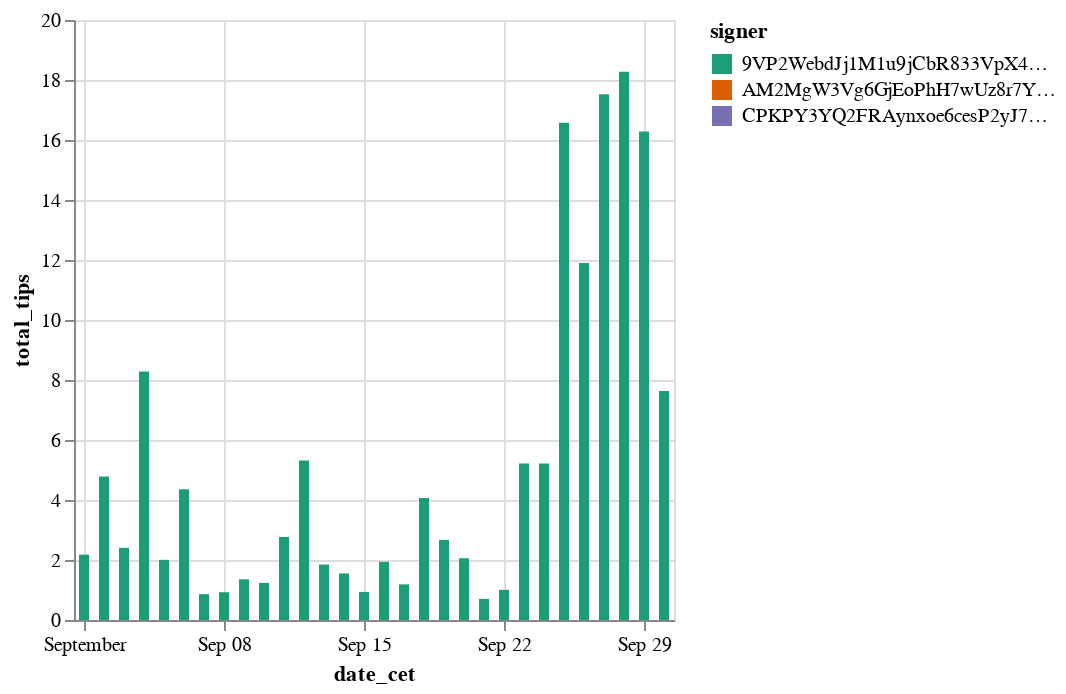

The cell this chart's notebook holds for it:
### Code cell
(
    alt.Chart(
        chart_data_3jmz_signer
    ).mark_bar().encode(
        x="date_cet",
        y="total_tips",
        color=alt.Color("signer:N").scale(scheme='dark2')
    )
)

### Figure 1 — Vega-Lite specification as saved in the notebook (floating-point values rounded to 4 significant figures)
{"config": {"view": {"continuousWidth": 300, "continuousHeight": 300}}, "data": {"name": "data-a81e7422cdb075aab524354807fb3018"}, "mark": {"type": "bar"}, "encoding": {"color": {"field": "signer", "scale": {"scheme": "dark2"}, "type": "nominal"}, "x": {"field": "date_cet", "type": "temporal"}, "y": {"field": "total_tips", "type": "quantitative"}}, "$schema": "https://vega.github.io/schema/vega-lite/v5.20.1.json", "datasets": {"data-a81e7422cdb075aab524354807fb3018": [{"signer": "AM2MgW3Vg6GjEoPhH7wUz8r7YAewstxu7SRQ6B6qkpsg", "date_cet": "2024-09-27T00:00:00", "total_rev": 78.81, "total_tips": 0.0, "count_in_bundles": 0, "no_txns": 544}, {"signer": "AM2MgW3Vg6GjEoPhH7wUz8r7YAewstxu7SRQ6B6qkpsg", "date_cet": "2024-09-07T00:00:00", "total_rev": 13.69, "total_tips": 0.0, "count_in_bundles": 0, "no_txns": 281}, {"signer": "CPKPY3YQ2FRAynxoe6cesP2yJ7G8pMwwRqFrsXHCJuAw", "date_cet": "2024-09-12T00:00:00", "total_rev": 26.97, "total_tips": 0.0, "count_in_bundles": 0, "no_txns": 367}, {"signer": "9VP2WebdJj1M1u9jCbR833VpX4AUvtsUPLr6doRJE6eb", "date_cet": "2024-09-26T00:00:00", "total_rev": 19.48, "total_tips": 11.9, "count_in_bundles": 374, "no_txns": 375}, {"signer": "AM2MgW3Vg6GjEoPhH7wUz8r7YAewstxu7SRQ6B6qkpsg", "date_cet": "2024-09-11T00:00:00", "total_rev": 56.95, "total_tips": 0.0, "count_in_bundles": 0, "no_txns": 383}, {"signer": "9VP2WebdJj1M1u9jCbR833VpX4AUvtsUPLr6doRJE6eb", "date_cet": "2024-09-21T00:00:00", "total_rev": 1.152, "total_tips": 0.7043, "count_in_bundles": 37, "no_txns": 37}, {"signer": "CPKPY3YQ2FRAynxoe6cesP2yJ7G8pMwwRqFrsXHCJuAw", "date_cet": "2024-09-27T00:00:00", "total_rev": 113.3, "total_tips": 0.0, "count_in_bundles": 0, "no_txns": 428}, {"signer": "AM2MgW3Vg6GjEoPhH7wUz8r7YAewstxu7SRQ6B6qkpsg", "date_cet": "2024-09-19T00:00:00", "total_rev": 42.3, "total_tips": 0.0, "count_in_bundles": 0, "no_txns": 527}, {"signer": "CPKPY3YQ2FRAynxoe6cesP2yJ7G8pMwwRqFrsXHCJuAw", "date_cet": "2024-09-07T00:00:00", "total_rev": 12.44, "total_tips": 0.0, "count_in_bundles": 0, "no_txns": 286}, {"signer": "AM2MgW3Vg6GjEoPhH7wUz8r7YAewstxu7SRQ6B6qkpsg", "date_cet": "2024-09-05T00:00:00", "total_rev": 26.83, "total_tips": 0.0, "count_in_bundles": 0, "no_txns": 342}, {"signer": "AM2MgW3Vg6GjEoPhH7wUz8r7YAewstxu7SRQ6B6qkpsg", "date_cet": "2024-09-30T00:00:00", "total_rev": 63.22, "total_tips": 0.0, "count_in_bundles": 0, "no_txns": 405}, {"signer": "9VP2WebdJj1M1u9jCbR833VpX4AUvtsUPLr6doRJE6eb", "date_cet": "2024-09-14T00:00:00", "total_rev": 2.539, "total_tips": 1.552, "count_in_bundles": 42, "no_txns": 42}, {"signer": "CPKPY3YQ2FRAynxoe6cesP2yJ7G8pMwwRqFrsXHCJuAw", "date_cet": "2024-09-25T00:00:00", "total_rev": 44.26, "total_tips": 0.0, "count_in_bundles": 0, "no_txns": 462}, {"signer": "AM2MgW3Vg6GjEoPhH7wUz8r7YAewstxu7SRQ6B6qkpsg", "date_cet": "2024-09-22T00:00:00", "total_rev": 26.23, "total_tips": 0.0, "count_in_bundles": 0, "no_txns": 286}, {"signer": "AM2MgW3Vg6GjEoPhH7wUz8r7YAewstxu7SRQ6B6qkpsg", "date_cet": "2024-09-25T00:00:00", "total_rev": 25.75, "total_tips": 0.0, "count_in_bundles": 0, "no_txns": 355}, {"signer": "AM2MgW3Vg6GjEoPhH7wUz8r7YAewstxu7SRQ6B6qkpsg", "date_cet": "2024-09-09T00:00:00", "total_rev": 10.57, "total_tips": 0.0, "count_in_bundles": 0, "no_txns": 286}, {"signer": "9VP2WebdJj1M1u9jCbR833VpX4AUvtsUPLr6doRJE6eb", "date_cet": "2024-09-25T00:00:00", "total_rev": 27.12, "total_tips": 16.57, "count_in_bundles": 163, "no_txns": 164}, {"signer": "CPKPY3YQ2FRAynxoe6cesP2yJ7G8pMwwRqFrsXHCJuAw", "date_cet": "2024-09-03T00:00:00", "total_rev": 63.75, "total_tips": 0.0, "count_in_bundles": 0, "no_txns": 513}, {"signer": "CPKPY3YQ2FRAynxoe6cesP2yJ7G8pMwwRqFrsXHCJuAw", "date_cet": "2024-09-29T00:00:00", "total_rev": 61.52, "total_tips": 0.0, "count_in_bundles": 0, "no_txns": 408}, {"signer": "CPKPY3YQ2FRAynxoe6cesP2yJ7G8pMwwRqFrsXHCJuAw", "date_cet": "2024-09-13T00:00:00", "total_rev": 35.24, "total_tips": 0.0, "count_in_bundles": 0, "no_txns": 411}, {"signer": "CPKPY3YQ2FRAynxoe6cesP2yJ7G8pMwwRqFrsXHCJuAw", "date_cet": "2024-09-11T00:00:00", "total_rev": 30.32, "total_tips": 0.0, "count_in_bundles": 0, "no_txns": 400}, {"signer": "CPKPY3YQ2FRAynxoe6cesP2yJ7G8pMwwRqFrsXHCJuAw", "date_cet": "2024-09-23T00:00:00", "total_rev": 41.78, "total_tips": 0.0, "count_in_bundles": 0, "no_txns": 442}, {"signer": "CPKPY3YQ2FRAynxoe6cesP2yJ7G8pMwwRqFrsXHCJuAw", "date_cet": "2024-09-01T00:00:00", "total_rev": 45.19, "total_tips": 0.0, "count_in_bundles": 0, "no_txns": 479}, {"signer": "AM2MgW3Vg6GjEoPhH7wUz8r7YAewstxu7SRQ6B6qkpsg", "date_cet": "2024-09-17T00:00:00", "total_rev": 22.58, "total_tips": 0.0, "count_in_bundles": 0, "no_txns": 259}, {"signer": "AM2MgW3Vg6GjEoPhH7wUz8r7YAewstxu7SRQ6B6qkpsg", "date_cet": "2024-09-26T00:00:00", "total_rev": 43.35, "total_tips": 0.0, "count_in_bundles": 0, "no_txns": 384}, {"signer": "AM2MgW3Vg6GjEoPhH7wUz8r7YAewstxu7SRQ6B6qkpsg", "date_cet": "2024-09-01T00:00:00", "total_rev": 27.6, "total_tips": 0.0, "count_in_bundles": 0, "no_txns": 488}, {"signer": "AM2MgW3Vg6GjEoPhH7wUz8r7YAewstxu7SRQ6B6qkpsg", "date_cet": "2024-09-06T00:00:00", "total_rev": 23.56, "total_tips": 0.0, "count_in_bundles": 0, "no_txns": 382}, {"signer": "AM2MgW3Vg6GjEoPhH7wUz8r7YAewstxu7SRQ6B6qkpsg", "date_cet": "2024-09-02T00:00:00", "total_rev": 29.88, "total_tips": 0.0, "count_in_bundles": 0, "no_txns": 309}, {"signer": "9VP2WebdJj1M1u9jCbR833VpX4AUvtsUPLr6doRJE6eb", "date_cet": "2024-09-13T00:00:00", "total_rev": 3.03, "total_tips": 1.848, "count_in_bundles": 78, "no_txns": 79}, {"signer": "AM2MgW3Vg6GjEoPhH7wUz8r7YAewstxu7SRQ6B6qkpsg", "date_cet": "2024-09-18T00:00:00", "total_rev": 29.69, "total_tips": 0.0, "count_in_bundles": 0, "no_txns": 423}, {"signer": "9VP2WebdJj1M1u9jCbR833VpX4AUvtsUPLr6doRJE6eb", "date_cet": "2024-09-28T00:00:00", "total_rev": 30.53, "total_tips": 18.27, "count_in_bundles": 335, "no_txns": 337}, {"signer": "AM2MgW3Vg6GjEoPhH7wUz8r7YAewstxu7SRQ6B6qkpsg", "date_cet": "2024-09-13T00:00:00", "total_rev": 72.4, "total_tips": 0.0, "count_in_bundles": 0, "no_txns": 440}, {"signer": "CPKPY3YQ2FRAynxoe6cesP2yJ7G8pMwwRqFrsXHCJuAw", "date_cet": "2024-09-15T00:00:00", "total_rev": 16.95, "total_tips": 0.0, "count_in_bundles": 0, "no_txns": 318}, {"signer": "9VP2WebdJj1M1u9jCbR833VpX4AUvtsUPLr6doRJE6eb", "date_cet": "2024-09-03T00:00:00", "total_rev": 3.952, "total_tips": 2.406, "count_in_bundles": 107, "no_txns": 108}, {"signer": "9VP2WebdJj1M1u9jCbR833VpX4AUvtsUPLr6doRJE6eb", "date_cet": "2024-09-04T00:00:00", "total_rev": 13.56, "total_tips": 8.283, "count_in_bundles": 254, "no_txns": 255}, {"signer": "CPKPY3YQ2FRAynxoe6cesP2yJ7G8pMwwRqFrsXHCJuAw", "date_cet": "2024-09-09T00:00:00", "total_rev": 19.79, "total_tips": 0.0, "count_in_bundles": 0, "no_txns": 356}, {"signer": "9VP2WebdJj1M1u9jCbR833VpX4AUvtsUPLr6doRJE6eb", "date_cet": "2024-09-10T00:00:00", "total_rev": 2.023, "total_tips": 1.237, "count_in_bundles": 72, "no_txns": 72}, {"signer": "CPKPY3YQ2FRAynxoe6cesP2yJ7G8pMwwRqFrsXHCJuAw", "date_cet": "2024-09-06T00:00:00", "total_rev": 38.08, "total_tips": 0.0, "count_in_bundles": 0, "no_txns": 609}, {"signer": "CPKPY3YQ2FRAynxoe6cesP2yJ7G8pMwwRqFrsXHCJuAw", "date_cet": "2024-09-05T00:00:00", "total_rev": 47.44, "total_tips": 0.0, "count_in_bundles": 0, "no_txns": 605}, {"signer": "AM2MgW3Vg6GjEoPhH7wUz8r7YAewstxu7SRQ6B6qkpsg", "date_cet": "2024-09-08T00:00:00", "total_rev": 13.22, "total_tips": 0.0, "count_in_bundles": 0, "no_txns": 223}, {"signer": "AM2MgW3Vg6GjEoPhH7wUz8r7YAewstxu7SRQ6B6qkpsg", "date_cet": "2024-09-20T00:00:00", "total_rev": 46.57, "total_tips": 0.0, "count_in_bundles": 0, "no_txns": 370}, {"signer": "CPKPY3YQ2FRAynxoe6cesP2yJ7G8pMwwRqFrsXHCJuAw", "date_cet": "2024-09-17T00:00:00", "total_rev": 18.32, "total_tips": 0.0, "count_in_bundles": 0, "no_txns": 353}, {"signer": "AM2MgW3Vg6GjEoPhH7wUz8r7YAewstxu7SRQ6B6qkpsg", "date_cet": "2024-09-15T00:00:00", "total_rev": 25.65, "total_tips": 0.0, "count_in_bundles": 0, "no_txns": 333}, {"signer": "9VP2WebdJj1M1u9jCbR833VpX4AUvtsUPLr6doRJE6eb", "date_cet": "2024-09-05T00:00:00", "total_rev": 3.287, "total_tips": 2.005, "count_in_bundles": 141, "no_txns": 142}, {"signer": "9VP2WebdJj1M1u9jCbR833VpX4AUvtsUPLr6doRJE6eb", "date_cet": "2024-09-18T00:00:00", "total_rev": 6.657, "total_tips": 4.068, "count_in_bundles": 122, "no_txns": 123}, {"signer": "CPKPY3YQ2FRAynxoe6cesP2yJ7G8pMwwRqFrsXHCJuAw", "date_cet": "2024-09-30T00:00:00", "total_rev": 46.01, "total_tips": 0.0, "count_in_bundles": 0, "no_txns": 415}, {"signer": "9VP2WebdJj1M1u9jCbR833VpX4AUvtsUPLr6doRJE6eb", "date_cet": "2024-09-19T00:00:00", "total_rev": 4.516, "total_tips": 2.67, "count_in_bundles": 113, "no_txns": 116}, {"signer": "CPKPY3YQ2FRAynxoe6cesP2yJ7G8pMwwRqFrsXHCJuAw", "date_cet": "2024-09-08T00:00:00", "total_rev": 19.8, "total_tips": 0.0, "count_in_bundles": 0, "no_txns": 368}, {"signer": "AM2MgW3Vg6GjEoPhH7wUz8r7YAewstxu7SRQ6B6qkpsg", "date_cet": "2024-09-14T00:00:00", "total_rev": 28.52, "total_tips": 0.0, "count_in_bundles": 0, "no_txns": 373}, {"signer": "AM2MgW3Vg6GjEoPhH7wUz8r7YAewstxu7SRQ6B6qkpsg", "date_cet": "2024-09-03T00:00:00", "total_rev": 73.64, "total_tips": 0.0, "count_in_bundles": 0, "no_txns": 472}, {"signer": "CPKPY3YQ2FRAynxoe6cesP2yJ7G8pMwwRqFrsXHCJuAw", "date_cet": "2024-09-02T00:00:00", "total_rev": 23.27, "total_tips": 0.0, "count_in_bundles": 0, "no_txns": 396}, {"signer": "CPKPY3YQ2FRAynxoe6cesP2yJ7G8pMwwRqFrsXHCJuAw", "date_cet": "2024-09-24T00:00:00", "total_rev": 37.91, "total_tips": 0.0, "count_in_bundles": 0, "no_txns": 423}, {"signer": "CPKPY3YQ2FRAynxoe6cesP2yJ7G8pMwwRqFrsXHCJuAw", "date_cet": "2024-09-16T00:00:00", "total_rev": 25.43, "total_tips": 0.0, "count_in_bundles": 0, "no_txns": 401}, {"signer": "AM2MgW3Vg6GjEoPhH7wUz8r7YAewstxu7SRQ6B6qkpsg", "date_cet": "2024-09-23T00:00:00", "total_rev": 27.4, "total_tips": 0.0, "count_in_bundles": 0, "no_txns": 351}, {"signer": "CPKPY3YQ2FRAynxoe6cesP2yJ7G8pMwwRqFrsXHCJuAw", "date_cet": "2024-09-10T00:00:00", "total_rev": 34.74, "total_tips": 0.0, "count_in_bundles": 0, "no_txns": 444}, {"signer": "9VP2WebdJj1M1u9jCbR833VpX4AUvtsUPLr6doRJE6eb", "date_cet": "2024-09-07T00:00:00", "total_rev": 1.409, "total_tips": 0.8612, "count_in_bundles": 21, "no_txns": 21}, {"signer": "9VP2WebdJj1M1u9jCbR833VpX4AUvtsUPLr6doRJE6eb", "date_cet": "2024-09-02T00:00:00", "total_rev": 7.957, "total_tips": 4.779, "count_in_bundles": 101, "no_txns": 102}, {"signer": "AM2MgW3Vg6GjEoPhH7wUz8r7YAewstxu7SRQ6B6qkpsg", "date_cet": "2024-09-29T00:00:00", "total_rev": 34.01, "total_tips": 0.0, "count_in_bundles": 0, "no_txns": 421}, {"signer": "CPKPY3YQ2FRAynxoe6cesP2yJ7G8pMwwRqFrsXHCJuAw", "date_cet": "2024-09-20T00:00:00", "total_rev": 42.25, "total_tips": 0.0, "count_in_bundles": 0, "no_txns": 480}, {"signer": "CPKPY3YQ2FRAynxoe6cesP2yJ7G8pMwwRqFrsXHCJuAw", "date_cet": "2024-09-28T00:00:00", "total_rev": 48.58, "total_tips": 0.0, "count_in_bundles": 0, "no_txns": 344}, {"signer": "CPKPY3YQ2FRAynxoe6cesP2yJ7G8pMwwRqFrsXHCJuAw", "date_cet": "2024-09-26T00:00:00", "total_rev": 46.62, "total_tips": 0.0, "count_in_bundles": 0, "no_txns": 402}, {"signer": "9VP2WebdJj1M1u9jCbR833VpX4AUvtsUPLr6doRJE6eb", "date_cet": "2024-09-23T00:00:00", "total_rev": 8.54, "total_tips": 5.216, "count_in_bundles": 107, "no_txns": 108}, {"signer": "CPKPY3YQ2FRAynxoe6cesP2yJ7G8pMwwRqFrsXHCJuAw", "date_cet": "2024-09-14T00:00:00", "total_rev": 15.61, "total_tips": 0.0, "count_in_bundles": 0, "no_txns": 295}, {"signer": "CPKPY3YQ2FRAynxoe6cesP2yJ7G8pMwwRqFrsXHCJuAw", "date_cet": "2024-09-22T00:00:00", "total_rev": 35.03, "total_tips": 0.0, "count_in_bundles": 0, "no_txns": 320}, {"signer": "CPKPY3YQ2FRAynxoe6cesP2yJ7G8pMwwRqFrsXHCJuAw", "date_cet": "2024-09-04T00:00:00", "total_rev": 33.36, "total_tips": 0.0, "count_in_bundles": 0, "no_txns": 736}, {"signer": "CPKPY3YQ2FRAynxoe6cesP2yJ7G8pMwwRqFrsXHCJuAw", "date_cet": "2024-09-19T00:00:00", "total_rev": 59.71, "total_tips": 0.0, "count_in_bundles": 0, "no_txns": 570}, {"signer": "9VP2WebdJj1M1u9jCbR833VpX4AUvtsUPLr6doRJE6eb", "date_cet": "2024-09-20T00:00:00", "total_rev": 3.366, "total_tips": 2.058, "count_in_bundles": 88, "no_txns": 88}, {"signer": "9VP2WebdJj1M1u9jCbR833VpX4AUvtsUPLr6doRJE6eb", "date_cet": "2024-09-27T00:00:00", "total_rev": 28.74, "total_tips": 17.52, "count_in_bundles": 450, "no_txns": 455}, {"signer": "9VP2WebdJj1M1u9jCbR833VpX4AUvtsUPLr6doRJE6eb", "date_cet": "2024-09-06T00:00:00", "total_rev": 7.123, "total_tips": 4.355, "count_in_bundles": 226, "no_txns": 226}, {"signer": "AM2MgW3Vg6GjEoPhH7wUz8r7YAewstxu7SRQ6B6qkpsg", "date_cet": "2024-09-04T00:00:00", "total_rev": 65.97, "total_tips": 0.0, "count_in_bundles": 0, "no_txns": 451}, {"signer": "AM2MgW3Vg6GjEoPhH7wUz8r7YAewstxu7SRQ6B6qkpsg", "date_cet": "2024-09-28T00:00:00", "total_rev": 37.95, "total_tips": 0.0, "count_in_bundles": 0, "no_txns": 393}, {"signer": "9VP2WebdJj1M1u9jCbR833VpX4AUvtsUPLr6doRJE6eb", "date_cet": "2024-09-29T00:00:00", "total_rev": 26.63, "total_tips": 16.28, "count_in_bundles": 234, "no_txns": 235}, {"signer": "AM2MgW3Vg6GjEoPhH7wUz8r7YAewstxu7SRQ6B6qkpsg", "date_cet": "2024-09-12T00:00:00", "total_rev": 27.86, "total_tips": 0.0, "count_in_bundles": 0, "no_txns": 373}, {"signer": "9VP2WebdJj1M1u9jCbR833VpX4AUvtsUPLr6doRJE6eb", "date_cet": "2024-09-17T00:00:00", "total_rev": 1.943, "total_tips": 1.188, "count_in_bundles": 52, "no_txns": 52}, {"signer": "9VP2WebdJj1M1u9jCbR833VpX4AUvtsUPLr6doRJE6eb", "date_cet": "2024-09-12T00:00:00", "total_rev": 8.696, "total_tips": 5.317, "count_in_bundles": 93, "no_txns": 93}, {"signer": "AM2MgW3Vg6GjEoPhH7wUz8r7YAewstxu7SRQ6B6qkpsg", "date_cet": "2024-09-10T00:00:00", "total_rev": 31.06, "total_tips": 0.0, "count_in_bundles": 0, "no_txns": 387}, {"signer": "9VP2WebdJj1M1u9jCbR833VpX4AUvtsUPLr6doRJE6eb", "date_cet": "2024-09-08T00:00:00", "total_rev": 1.513, "total_tips": 0.9253, "count_in_bundles": 30, "no_txns": 30}, {"signer": "CPKPY3YQ2FRAynxoe6cesP2yJ7G8pMwwRqFrsXHCJuAw", "date_cet": "2024-09-21T00:00:00", "total_rev": 38.57, "total_tips": 0.0, "count_in_bundles": 0, "no_txns": 286}, {"signer": "AM2MgW3Vg6GjEoPhH7wUz8r7YAewstxu7SRQ6B6qkpsg", "date_cet": "2024-09-21T00:00:00", "total_rev": 13.61, "total_tips": 0.0, "count_in_bundles": 0, "no_txns": 208}, {"signer": "9VP2WebdJj1M1u9jCbR833VpX4AUvtsUPLr6doRJE6eb", "date_cet": "2024-09-01T00:00:00", "total_rev": 3.576, "total_tips": 2.179, "count_in_bundles": 76, "no_txns": 77}, {"signer": "CPKPY3YQ2FRAynxoe6cesP2yJ7G8pMwwRqFrsXHCJuAw", "date_cet": "2024-09-18T00:00:00", "total_rev": 53.53, "total_tips": 0.0, "count_in_bundles": 0, "no_txns": 521}, {"signer": "9VP2WebdJj1M1u9jCbR833VpX4AUvtsUPLr6doRJE6eb", "date_cet": "2024-09-16T00:00:00", "total_rev": 3.26, "total_tips": 1.94, "count_in_bundles": 55, "no_txns": 56}, {"signer": "9VP2WebdJj1M1u9jCbR833VpX4AUvtsUPLr6doRJE6eb", "date_cet": "2024-09-22T00:00:00", "total_rev": 1.644, "total_tips": 1.005, "count_in_bundles": 61, "no_txns": 61}, {"signer": "9VP2WebdJj1M1u9jCbR833VpX4AUvtsUPLr6doRJE6eb", "date_cet": "2024-09-15T00:00:00", "total_rev": 1.53, "total_tips": 0.9352, "count_in_bundles": 41, "no_txns": 41}, {"signer": "9VP2WebdJj1M1u9jCbR833VpX4AUvtsUPLr6doRJE6eb", "date_cet": "2024-09-24T00:00:00", "total_rev": 8.528, "total_tips": 5.214, "count_in_bundles": 131, "no_txns": 131}, {"signer": "9VP2WebdJj1M1u9jCbR833VpX4AUvtsUPLr6doRJE6eb", "date_cet": "2024-09-30T00:00:00", "total_rev": 12.49, "total_tips": 7.637, "count_in_bundles": 265, "no_txns": 265}, {"signer": "AM2MgW3Vg6GjEoPhH7wUz8r7YAewstxu7SRQ6B6qkpsg", "date_cet": "2024-09-24T00:00:00", "total_rev": 27.33, "total_tips": 0.0, "count_in_bundles": 0, "no_txns": 377}, {"signer": "9VP2WebdJj1M1u9jCbR833VpX4AUvtsUPLr6doRJE6eb", "date_cet": "2024-09-11T00:00:00", "total_rev": 4.529, "total_tips": 2.769, "count_in_bundles": 101, "no_txns": 101}, {"signer": "AM2MgW3Vg6GjEoPhH7wUz8r7YAewstxu7SRQ6B6qkpsg", "date_cet": "2024-09-16T00:00:00", "total_rev": 19.57, "total_tips": 0.0, "count_in_bundles": 0, "no_txns": 332}, {"signer": "9VP2WebdJj1M1u9jCbR833VpX4AUvtsUPLr6doRJE6eb", "date_cet": "2024-09-09T00:00:00", "total_rev": 2.22, "total_tips": 1.357, "count_in_bundles": 102, "no_txns": 102}]}}
